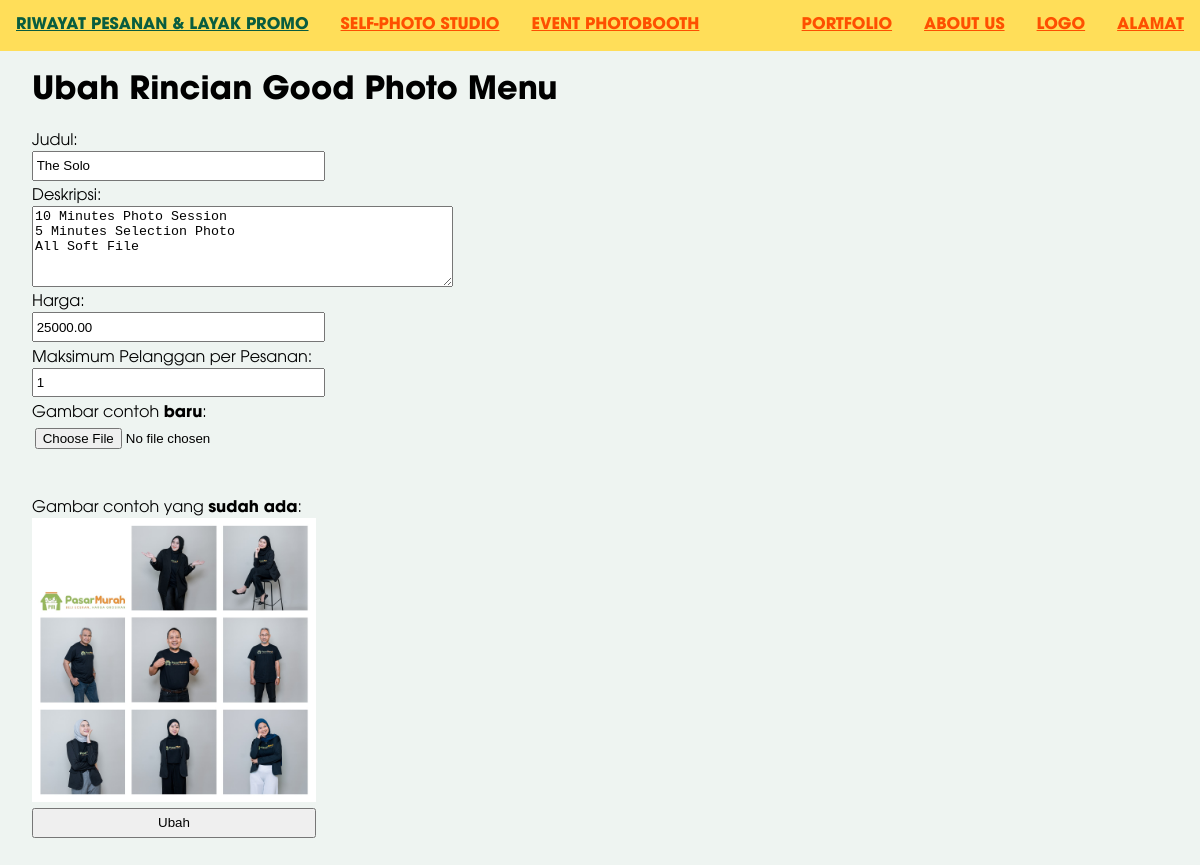
Page /admin/good_photo_menu_ubah.php?id=1 (signed in) on the committed database.
### tables this page shows
CREATE TABLE `good_photo_menu` (
  `id` int(11) NOT NULL,
  `judul` varchar(100) NOT NULL,
  `deskripsi` text DEFAULT NULL,
  `maksimum_orang` int(11) DEFAULT NULL,
  `harga` decimal(15,2) NOT NULL,
  `gambar_contoh` text DEFAULT NULL
);

### admin/good_photo_menu_ubah.php (the view, shortened to what this page needs)
<!DOCTYPE html>
<html>
	<?php include 'metadata.php'; ?>
	<body>
		<?php include('header.php'); ?>
		<?php
			$connection = new Connection();
			$connection = $connection->connection;
			$result = $connection->query('SELECT * FROM good_photo_menu WHERE id='.$_GET['id']);
			$row = $result->fetch_assoc();
		?>
		<div class="main_content">
			<h1>Ubah Rincian Good Photo Menu</h1>
			<form action="good_photo_menu_ubah_confirmed.php" method="POST" enctype="multipart/form-data">
				<label for="judul">Judul:</label>
				<input type="text" id="judul" name="judul" required value="<?php echo $row['judul']; ?>"> <br/>
				<label for="deskripsi">Deskripsi:</label> <br/>
				<textarea rows="5" cols="50" id="deskripsi" name="deskripsi" required><?php echo $row['deskripsi']; ?></textarea> <br/>
				<label for="harga">Harga:</label>
				<input type="number" id="harga" name="harga" required value="<?php echo $row['harga']; ?>"> <br/>
				<label for="maksimum_orang">Maksimum Pelanggan per Pesanan:</label>
				<input type="number" id="maksimum_orang" name="maksimum_orang" value="<?php echo $row['maksimum_orang']; ?>"> <br/>
				<label for="gambar">Gambar contoh <b>baru</b>:</label>
				<input type="file" name="gambar" id="gambar"> <br/><br/>
				<label for="gambar_sudah_ada">Gambar contoh yang <b>sudah ada</b>:</label>
				<img style="max-width: 100%;" src=<?php echo $row['gambar_contoh']; ?>>
				<input type="submit" value="Ubah">
			</form>
		</div>
	</body>
</html>

### styles.css (style rules this page uses)
html { font-family: "ITC Avant Garde"; }
body, html { margin: 0; height: 100%; width: 100%; display: flex; flex-direction: column; }
.main_content { display: flex; flex-direction: column; padding: 2em; padding-top: 0; background-color: #eef4f1; flex-grow: 1; }
form { display: table; max-width: 25%; }
form { display: table-row; }
input, select { display: table-cell; margin-bottom: 0.5em; width: 100%; padding: 0.4em 0.2em; }

### rows in the picture
good_photo_menu: judul "The Solo", deskripsi "10 Minutes Photo Session 5 Minutes Selection Photo All Soft File", harga "25000.00", maksimum_orang "1", gambar_contoh (picture)
